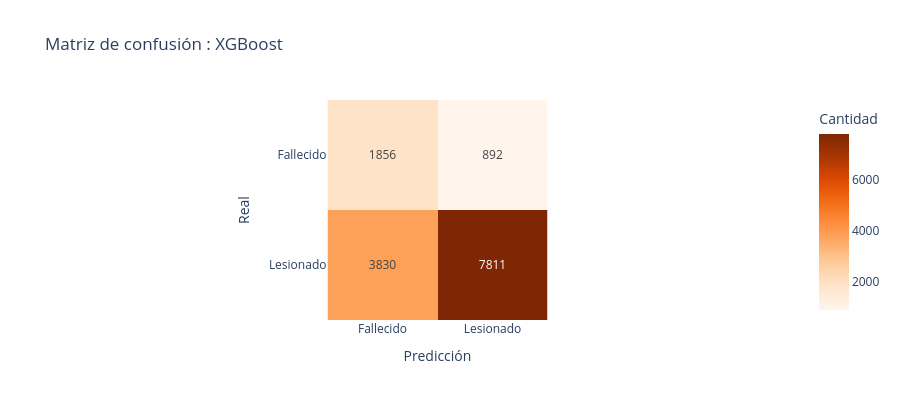

Write notebook code for a chart like this one.
### Code cell
# -- Matriz de confusión ----------------------------------------------
fig_cm = px.imshow(
    cm,
    labels=dict(x='Predicción', y='Real', color='Cantidad'),
    x=['Fallecido', 'Lesionado'],
    y=['Fallecido', 'Lesionado'],
    text_auto=True,
    color_continuous_scale='Oranges',
    title='Matriz de confusión : XGBoost'
)
fig_cm.update_layout(height=400, template='plotly_white')
fig_cm.show()

### Figure 1 — Plotly figure (JSON) as saved in the notebook; plotly's stock layout.template omitted (floating-point values rounded to 4 significant figures)
{"data": [{"coloraxis": "coloraxis", "hovertemplate": "Predicción: %{x}<br>Real: %{y}<br>Cantidad: %{z}<extra></extra>", "name": "0", "texttemplate": "%{z}", "type": "heatmap", "x": ["Fallecido", "Lesionado"], "xaxis": "x", "y": ["Fallecido", "Lesionado"], "yaxis": "y", "z": [[1856, 892], [3830, 7811]]}], "layout": {"coloraxis": {"colorbar": {"title": {"text": "Cantidad"}}, "colorscale": [[0, "rgb(255,245,235)"], [0.125, "rgb(254,230,206)"], [0.25, "rgb(253,208,162)"], [0.375, "rgb(253,174,107)"], [0.5, "rgb(253,141,60)"], [0.625, "rgb(241,105,19)"], [0.75, "rgb(217,72,1)"], [0.875, "rgb(166,54,3)"], [1, "rgb(127,39,4)"]]}, "height": 400, "title": {"text": "Matriz de confusión : XGBoost"}, "xaxis": {"anchor": "y", "constrain": "domain", "domain": [0, 1], "scaleanchor": "y", "title": {"text": "Predicción"}}, "yaxis": {"anchor": "x", "autorange": "reversed", "constrain": "domain", "domain": [0, 1], "title": {"text": "Real"}}}}
